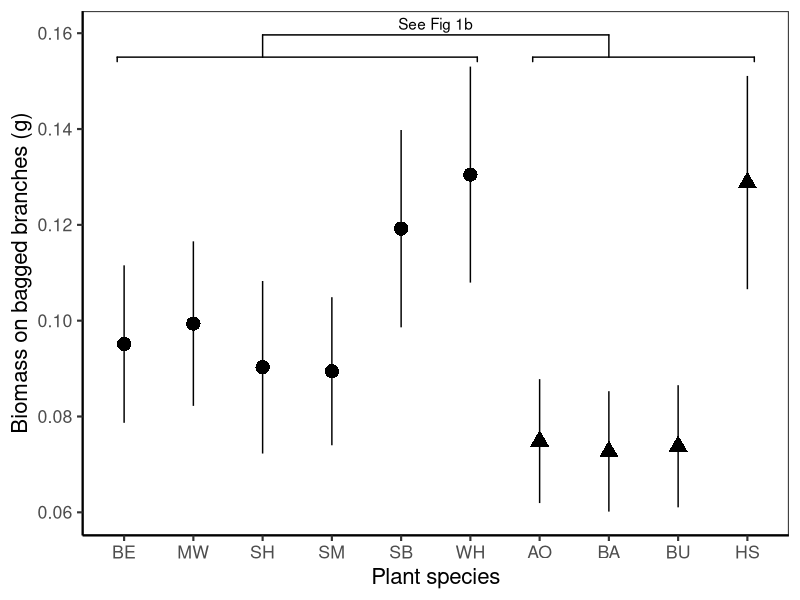

Generate this figure with R: (Note: this script raises an error after producing the figure.)
# Import data and models for table & figure generation only

# Libraries ####
library("tidyverse")
library("readr")
library("lme4")
library("car")
library("multcomp")
library("ggplot2")
library("emmeans")
library("ggpubr")
library("plotrix") # for std.error function
library("ggsignif")

# Plant arrangment rule ######
# Arrange in order of native vs exotic
biomass_order <- c("Beech","Musclewood","Shadbush","Striped Maple", "Sweet Birch", "Witch-hazel", "Autumn Olive", "Barberry", "Burning Bush", "Honeysuckle")

# plant letter codes #####
plant_short = c("Beech" = "BE",
                "Musclewood" = "MW",
                "Shadbush" = "SH",
                "Striped Maple" = "SM",
                "Sweet Birch" = "SB",
                "Witch-hazel" = "WH",
                "Autumn Olive" = "AO",
                "Barberry" = "BA",
                "Burning Bush" = "BU",
                "Honeysuckle" = "HS")

# Fig 1a: Bagged biomass ####
biomass_summary <- read.csv("./Data/Models/model1.csv")

biomass_summary <- arrange(transform(biomass_summary, tree=factor(tree,levels=biomass_order)), tree) 

biomass_summary

biomass_plot <- ggplot(data=biomass_summary, aes(x = tree, y = response, shape=exo)) +
  theme_bw(base_size=16) +
  geom_point(size=4.5) +
  geom_errorbar(aes(ymin=response-(SE), ymax=response+(SE), width=0)) +
  ylab("Biomass on bagged branches (g)") +
  xlab("Plant species") +
  guides(shape=guide_legend(title="", title.position = "left")) +
  theme(panel.grid.major = element_blank(), panel.grid.minor = element_blank(),
        panel.background = element_blank(), axis.line = element_line(colour = "black")) +
  theme(legend.position="none") +
  geom_signif(comparisons = list(c("Shadbush", "Barberry")), 
              y_position = 0.155,
              tip_length = 0.05,
              annotation = c("See Fig 1b")) +
  geom_signif(y_position = c(0.155), 
              xmin = c(0.9, 6.9), 
              xmax = c(6.1, 10.1),
  annotation = c(" ", " "), tip_length = 0.01) +
  scale_x_discrete(labels=plant_short)
biomass_plot 

# Fig 1b: Biomass posthoc ####

mod1_posthoc <- read.csv("./Data/Models/model1_posthoc.csv")


# import p-value #
nugget_1 <- "P = 0.089" 

# this needs to use the same mean and SEM as the other figure, it currently does NOT

biomass_posthoc_plot <- ggplot(data=mod1_posthoc, aes(x = Exo, y = response,shape=Exo)) +
  theme_bw(base_size=16) +
  geom_point(size=4.5) +
  geom_errorbar(aes(ymin=response -(SE), ymax=response +(SE), width=0)) +
  ylab("Arthropod biomass on bagged branches") +
  xlab("Plant group") +
  guides(shape=guide_legend(title="", title.position = "left")) +
  theme(panel.grid.major = element_blank(), panel.grid.minor = element_blank(),
        panel.background = element_blank(), axis.line = element_line(colour = "black")) +
  geom_hline(yintercept=0.0,linetype=2) +
  ylim(0.06,0.16) +
  theme(axis.title.y = element_blank()) +
  theme(legend.position='none') +
  geom_signif(y_position = c(0.12), 
              xmin = c(1), 
              xmax = c(2),
              annotation = c(nugget_1), tip_length = 0.01)
biomass_posthoc_plot

# merge 1a and 1b
Fig_1ab <- ggarrange(biomass_plot, biomass_posthoc_plot, labels = c("1A", "1B"), nrow = 1,
                     common.legend = FALSE, widths = c(1.75, 0.5))

ggsave(filename = "./Figures/Fig_1ab.svg", plot = Fig_1ab , device = "svg",
       width = 10, height = 2.5, units = "in")













# Fig 2 ver 1: Bag effect ######
# Import model estimates and table
mod2_lsm <- read.csv("./Data/Models/model2.csv")

Fig_1b <- ggplot(data=mod2_lsm, aes(x = treatment, y = response)) +
  theme_bw(base_size=12) +
  geom_point(size=2) +
  geom_line(aes(group = tree)) +
  geom_errorbar(aes(ymin=response-(SE), ymax=response+(SE), width=0)) +
  ylab("Average arthropod biomass (g)") +
  xlab("Bird Exclusion") +
  scale_x_discrete(labels=c("bag" = "- Birds", "control" = "+ Birds")) +
  geom_text(aes(x = treatment, y = (response+SE), label = .group, hjust=-.5)) +
  theme(panel.grid.major = element_blank(), panel.grid.minor = element_blank()) +
  facet_wrap( ~ tree, nrow=2) 
Fig_1b

# export Fig 2 ver 1 #








# Fig 2a ver 2: Bag lRR #####
mod2a_lsm <- read.csv("./Data/Models/model2a.csv")

mod2a_lsm <- arrange(transform(mod2a_lsm, tree=factor(tree,levels=biomass_order)), tree) 

mod2a_lsm

lrr_plot <- ggplot(data=mod2a_lsm, aes(x = tree, y = LRR_mean, shape=exo)) +
  theme_bw(base_size=16) +
  geom_point(size=4.5) +
  geom_errorbar(aes(ymin=LRR_mean-(LRR_sem), ymax=LRR_mean+(LRR_sem), width=0)) +
  ylab("Bird effect on biomass (LRR)") +
  xlab("Plant species") +
  guides(shape=guide_legend(title="", title.position = "left")) +
  theme(panel.grid.major = element_blank(), panel.grid.minor = element_blank(),
        panel.background = element_blank(), axis.line = element_line(colour = "black")) +
  theme(legend.position = c(0.075,0.3)) +
  geom_signif(comparisons = list(c("Shadbush", "Barberry")), 
              y_position = 1.35,
              tip_length = 0.05,
              annotation = c("See Fig 2b")) +
  geom_signif(y_position = c(1.35), 
              xmin = c(0.9, 6.9), 
              xmax = c(6.1, 10.1),
              annotation = c(" ", " "), tip_length = 0.01) +
  geom_hline(yintercept=0.0,linetype=2)  +
  ylim(-0.25,1.5)
lrr_plot

# Fig 2b #####
model_2a_posthoc <- read.csv("./Data/Models/model2_posthoc.csv")

# import p-value #
nugget_1 <- "P = 0.364" 

# this needs to use the same mean and SEM as the other figure, it currently does NOT

lrr_posthoc <- ggplot(data=model_2a_posthoc, aes(x = Exo, y = emmean,shape=Exo)) +
  theme_bw(base_size=16) +
  geom_point(size=4.5) +
  geom_errorbar(aes(ymin=emmean -(SE), ymax=emmean +(SE), width=0)) +
  ylab("Bird effect on biomass (LRR)") +
  xlab("Plant group") +
  guides(shape=guide_legend(title="", title.position = "left")) +
  theme(panel.grid.major = element_blank(), panel.grid.minor = element_blank(),
        panel.background = element_blank(), axis.line = element_line(colour = "black")) +
  geom_hline(yintercept=0.0,linetype=2) +
  ylim(-0.25,1.5) +
  theme(axis.title.y = element_blank()) +
  theme(legend.position='none') +
  geom_signif(y_position = c(1), 
              xmin = c(1), 
              xmax = c(2),
              annotation = c(nugget_1), tip_length = 0.01)
lrr_posthoc

# merge 2a and 2b
Fig_2ab <- ggarrange(lrr_plot, lrr_posthoc , labels = c("2A", "2B"), nrow = 1,
                     common.legend = FALSE, widths = c(1.75, 0.5))

ggsave(filename = "./Figures/Fig_2ab.svg", plot = Fig_2ab , device = "svg",
              width = 15, height = 5, units = "in")



# Fig 3abcd #####
# Insect abundances #
# Araneae plot
spider_lsm <- read.csv("./Data/Models/spider_model.csv")

# ! manually set tukey letters ####
# this is pairwise within treatment only
spider_lsm$.group2 <- c("b","a","b","a")

Fig_3a <- ggplot(data=spider_lsm, aes(x = treatment, y = response)) +
  theme_bw(base_size=12) +
  geom_point(size=2) +
  geom_line(aes(group = exo)) +
  geom_errorbar(aes(ymin=response-(SE), ymax=response+(SE), width=0)) +
  ylab("Araneae # per branch") +
  theme(axis.title.x=element_blank()) +
  #xlab("Bird Exclusion") +
  scale_x_discrete(labels=c("bag" = "- Birds", "control" = "+ Birds")) +
  geom_text(aes(x = treatment, y = (response+SE), label = .group2, hjust=-.5)) +
  theme(panel.grid.major = element_blank(), panel.grid.minor = element_blank()) +
  facet_wrap( ~ exo, nrow=1) 
Fig_3a

# Hemiptera plot

hemiptera_lsm <- read.csv("./Data/Models/hemiptera_model.csv")

#manually set tukey letters
hemiptera_lsm$.group2 <- c("a","a","a","a")

Fig_3b <- ggplot(data=hemiptera_lsm, aes(x = treatment, y = response)) +
  theme_bw(base_size=12) +
  geom_point(size=2) +
  geom_line(aes(group = exo)) +
  geom_errorbar(aes(ymin=response-(SE), ymax=response+(SE), width=0)) +
  ylab("Hemiptera # per branch") +
  theme(axis.title.x=element_blank()) +
  #xlab("Bird Exclusion") +
  scale_x_discrete(labels=c("bag" = "- Birds", "control" = "+ Birds")) +
  geom_text(aes(x = treatment, y = (response+SE), label = .group2, hjust=-.5)) +
  theme(panel.grid.major = element_blank(), panel.grid.minor = element_blank()) +
  facet_wrap( ~ exo, nrow=1) 
Fig_3b

# Lepidopetera plot
lepidoptera_lsm <- read.csv("./Data/Models/lepidoptera_model.csv")

lepidoptera_lsm

#manually set tukey letters
lepidoptera_lsm$.group2 <- c("b","a","b","a")

Fig_3c <- ggplot(data=lepidoptera_lsm, aes(x = treatment, y = response)) +
  theme_bw(base_size=12) +
  geom_point(size=2) +
  geom_line(aes(group = exo)) +
  geom_errorbar(aes(ymin=response-(SE), ymax=response+(SE), width=0)) +
  ylab("Lepidoptera # per branch") +
  theme(axis.title.x=element_blank()) +
  #xlab("Bird Exclusion") +
  scale_x_discrete(labels=c("bag" = "- Birds", "control" = "+ Birds")) +
  geom_text(aes(x = treatment, y = (response+SE), label = .group2, hjust=-.5)) +
  theme(panel.grid.major = element_blank(), panel.grid.minor = element_blank()) +
  facet_wrap( ~ exo, nrow=1) 
Fig_3c

# Orthoptera plot
orthoptera_lsm <- read.csv("./Data/Models/orthoptera_model.csv")

orthoptera_lsm 

#manually set tukey letters
orthoptera_lsm$.group2 <- c("b","a","b","a")

Fig_3d <- ggplot(data=orthoptera_lsm, aes(x = treatment, y = response)) +
  theme_bw(base_size=12) +
  geom_point(size=2) +
  geom_line(aes(group = exo)) +
  geom_errorbar(aes(ymin=response-(SE), ymax=response+(SE), width=0)) +
  ylab("Orthoptera # per branch") +
  theme(axis.title.x=element_blank()) +
  #xlab("Bird Exclusion") +
  scale_x_discrete(labels=c("bag" = "- Birds", "control" = "+ Birds")) +
  geom_text(aes(x = treatment, y = (response+SE), label = .group2, hjust=-.5)) +
  theme(panel.grid.major = element_blank(), panel.grid.minor = element_blank()) +
  facet_wrap( ~ exo, nrow=1) 
Fig_3d


# Fig 3 all #####
# arrange figure 2
Fig_3abcd <- ggarrange(Fig_3a, Fig_3b, Fig_3c, Fig_3d,
                       labels = c("3A","3B","3C","3D"), 
                       nrow = 2, ncol = 2)
Fig_3abcd 

# write figure 3 to folder
ggsave(filename = "./Figures/Fig3abcd.svg", plot = Fig_3abcd, device = "svg",
       width = 6, height = 5, units = "in")





# Fig 4 #####
# 4a: Herbivore N % ######
mod7_summary <- read.csv("./Data/Models/model7.csv")
mod7_summary  <- arrange(transform(mod7_summary , tree=factor(tree,levels=biomass_order)), tree) 

HN_plot <- ggplot(data=mod7_summary , aes(x = tree, y = mean_nitrogen, shape=exo)) +
  theme_bw(base_size=16) +
  geom_point(size=4.5) +
  geom_errorbar(aes(ymin=mean_nitrogen-(sem), ymax=mean_nitrogen+(sem), width=0)) +
  ylab("% N content of insect herbivores") +
  xlab("Plant species") +
  guides(shape=guide_legend(title="", title.position = "left")) +
  theme(panel.grid.major = element_blank(), panel.grid.minor = element_blank(),
        panel.background = element_blank(), axis.line = element_line(colour = "black")) +
  theme(legend.position="none") +
  geom_signif(comparisons = list(c("Shadbush", "Barberry")), 
              y_position = 11.5,
              tip_length = 0.235,
              annotation = c("See Fig. 4b")) +
  geom_signif(y_position = c(11.2), 
              xmin = c(0.9, 6.9), 
              xmax = c(6.1, 10),
              annotation = c(" ", " "), tip_length = 0.01)
HN_plot

# 4b: Herbivore posthoc ####
model_4b_posthoc <- read.csv("./Data/Models/mod7_posthoc.csv")

# import p-value #
nugget_2 <- "P = 0.001" 

# this needs to use the same mean and SEM as the other figure, it currently does NOT

model_4b_plot <- ggplot(data=model_4b_posthoc, aes(x = Exo, y = emmean,shape=Exo)) +
  theme_bw(base_size=16) +
  geom_point(size=4.5) +
  geom_errorbar(aes(ymin=emmean -(SE), ymax=emmean +(SE), width=0)) +
  ylab("") +
  xlab("Plant group") +
  guides(shape=guide_legend(title="", title.position = "left")) +
  theme(panel.grid.major = element_blank(), panel.grid.minor = element_blank(),
        panel.background = element_blank(), axis.line = element_line(colour = "black")) +
  geom_hline(yintercept=0.0,linetype=2) +
  ylim(9.5,11.5) +
  theme(axis.title.y = element_blank()) +
  theme(legend.position='none') +
  geom_signif(y_position = c(10.5), 
              xmin = c(1), 
              xmax = c(2),
              annotation = c(nugget_2), tip_length = 0.01)
model_4b_plot




# Merge 4a4b ####
Fig_4ab <- ggarrange(HN_plot, model_4b_plot, labels = c("4A", "4B"), nrow = 1,
                     common.legend = FALSE, widths = c(1.75, 0.5))

ggsave(filename = "./Figures/Fig_4ab.svg", plot = Fig_4ab , device = "svg",
       width = 15, height = 5, units = "in")






# 4c: Spider N% ####
mod9_summary <- read.csv("./Data/Models/model9.csv")
mod9_summary  <- arrange(transform(mod9_summary , tree=factor(tree,levels=biomass_order)), tree) 

SN_plot <- ggplot(data=mod9_summary , aes(x = tree, y = mean_nitrogen, shape=exo)) +
  theme_bw(base_size=16) +
  geom_point(size=4.5) +
  geom_errorbar(aes(ymin=mean_nitrogen-(sem), ymax=mean_nitrogen+(sem), width=0)) +
  ylab("% N content of spiders") +
  xlab("Plant species") +
  guides(shape=guide_legend(title="", title.position = "left")) +
  theme(panel.grid.major = element_blank(), panel.grid.minor = element_blank(),
        panel.background = element_blank(), axis.line = element_line(colour = "black")) +
  theme(legend.position="none") +
  geom_signif(comparisons = list(c("Shadbush", "Barberry")), 
              y_position = 11.9,
              tip_length = 0.195,
              annotation = c("See Fig. 4d")) +
  geom_signif(y_position = c(11.7), 
              xmin = c(0.9, 6.9), 
              xmax = c(6.1, 10),
              annotation = c(" ", " "), tip_length = 0.01)
SN_plot





# 4d: Spider posthoc ####
model_4d_posthoc <- read.csv("./Data/Models/mod9_posthoc.csv")

# import p-value #
nugget_3 <- "P = 0.002" 

# now uses model emmeans
model_4d_plot <- ggplot(data=model_4d_posthoc, aes(x = Exo, y = emmean,shape=Exo)) +
  theme_bw(base_size=16) +
  geom_point(size=4.5) +
  geom_errorbar(aes(ymin=emmean -(SE), ymax=emmean +(SE), width=0)) +
  ylab("") +
  xlab("Plant group") +
  guides(shape=guide_legend(title="", title.position = "left")) +
  theme(panel.grid.major = element_blank(), panel.grid.minor = element_blank(),
        panel.background = element_blank(), axis.line = element_line(colour = "black")) +
  geom_hline(yintercept=0.0,linetype=2) +
  ylim(10.5,12) +
  theme(axis.title.y = element_blank()) +
  theme(legend.position='none') +
  geom_signif(y_position = c(11.5), 
              xmin = c(1), 
              xmax = c(2),
              annotation = c(nugget_3), tip_length = 0.01)
model_4d_plot

Fig_4cd <- ggarrange(SN_plot, model_4d_plot, labels = c("4C", "4D"), nrow = 1,
common.legend = FALSE, widths = c(1.75, 0.5))

ggsave(filename = "./Figures/Fig_4cd.svg", plot = Fig_4cd, device = "svg",
       width = 15, height = 5, units = "in")
